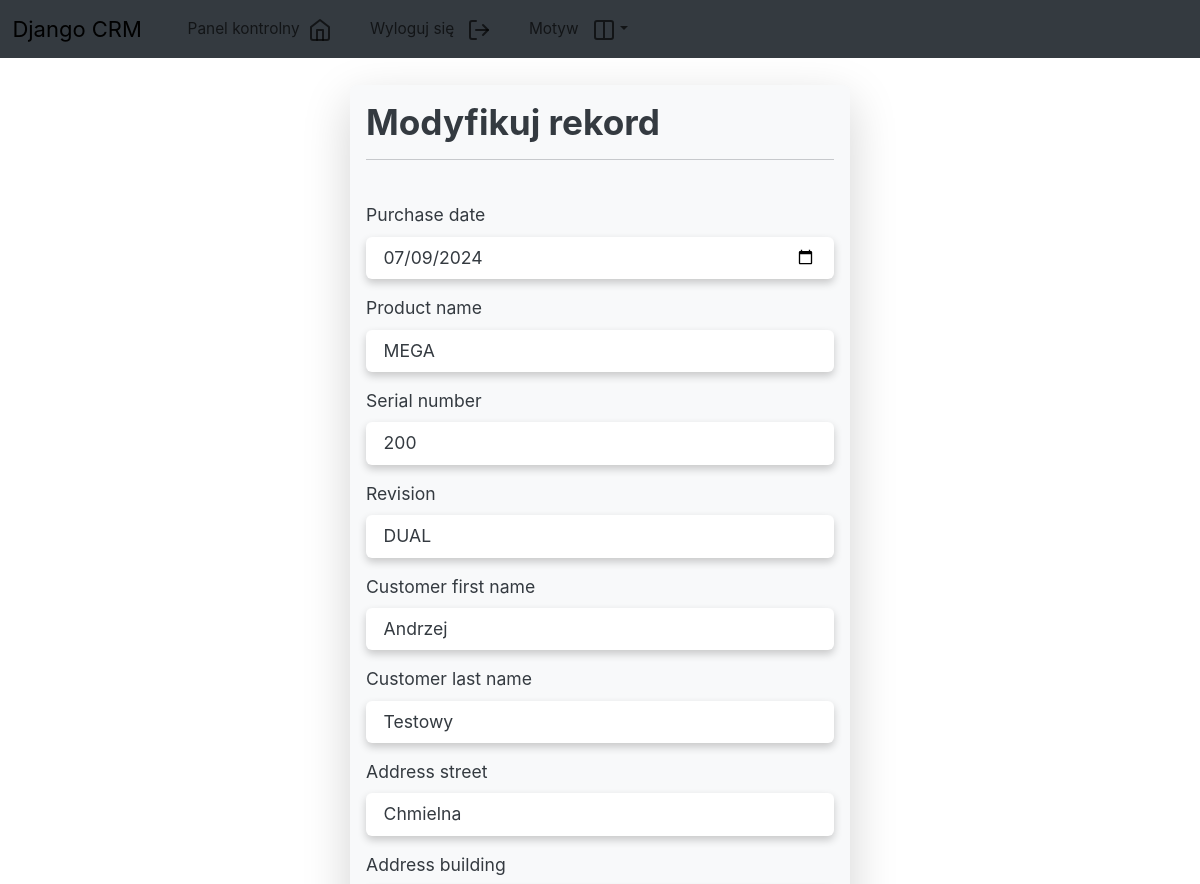
Page /update_record/1 (signed in, upper part) on the earlier database version.
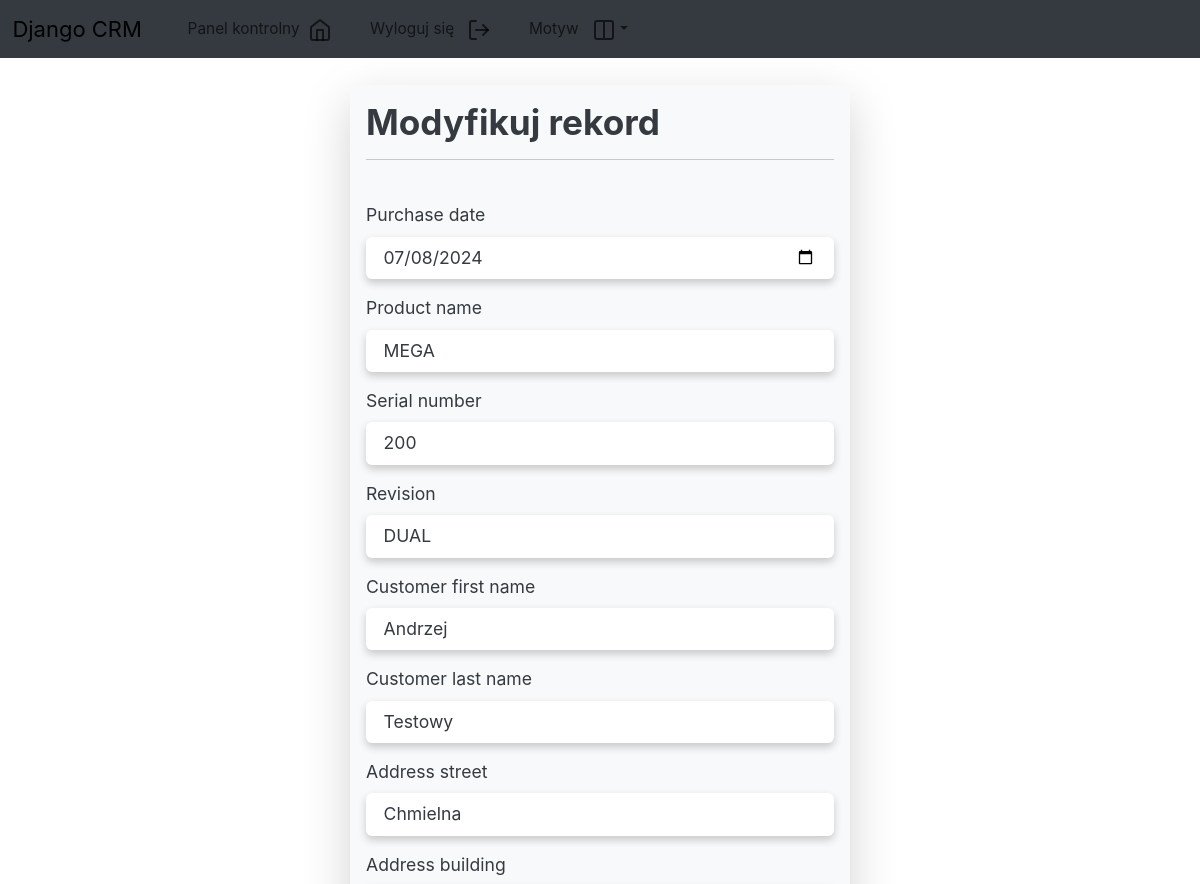
Same page on the later database version.
### webapp/models.py (models this page shows, shortened)
class Record(models.Model):
    creation_date = models.DateTimeField(auto_now_add=True)
    purchase_date = models.DateField(blank=True, null=True)  # Allows blank and NULL
    product_name = models.CharField(max_length=100, blank=True)  # Allows blank
    serial_number = models.CharField(max_length=100, blank=True)  # Allows blank
    revision = models.CharField(max_length=100, blank=True)  # Allows blank
    customer_first_name = models.CharField(max_length=100, blank=True)  # Allows blank
    customer_last_name = models.CharField(max_length=100, blank=True)  # Allows blank
    address_street = models.CharField(max_length=100, blank=True)  # Allows blank
    address_building = models.CharField(max_length=100, blank=True)  # Allows blank
    address_apartment = models.CharField(max_length=100, blank=True)  # Allows blank
    address_city = models.CharField(max_length=100, blank=True)  # Allows blank
    address_postal_code = models.CharField(max_length=100, blank=True)  # Allows blank
    address_country = models.CharField(max_length=100, blank=True)  # Allows blank
    phone_number = models.CharField(max_length=100, blank=True)  # Allows blank
    email = models.EmailField(max_length=100, blank=True)  # Allows blank
    auction_name = models.CharField(max_length=100, blank=True)  # Allows blank
    additional_info = models.TextField(max_length=1000, blank=True)  # Allows blank
    gps_latitude = models.FloatField(null=True, blank=True)  # Allows NULL and blank
    gps_longitude = models.FloatField(null=True, blank=True)  # Allows NULL and blank

### webapp/views.py (the view)
# urls.py: path('update_record/<int:pk>', views.update_record, name='update_record'),
@login_required(login_url='user_login')
def update_record(request, pk):
    record = Record.objects.get(id=pk)
    form = UpdateRecordForm(instance=record)
    if request.method == 'POST':
        form = UpdateRecordForm(request.POST, instance=record)
        if form.is_valid():
            form.save()
            messages.info(request, 'Zmodyfikowałeś rekord!')
            return redirect('dashboard')
    context = {'form': form}
    return render(request, 'webapp/update_record.html', context=context)

### webapp/forms.py
class UpdateRecordForm(forms.ModelForm):
    class Meta:
        model = Record
        fields = ['purchase_date', 'product_name', 'serial_number', 'revision', 'customer_first_name', 'customer_last_name',
                  'address_street', 'address_building', 'address_apartment', 'address_city', 'address_postal_code', 'address_country',
                  'phone_number', 'email', 'auction_name', 'additional_info', 'gps_latitude', 'gps_longitude']
        widgets = {
            'purchase_date': DateInput(attrs={'type': 'date'}),
        }

### webapp/templates/webapp/update_record.html (shortened to what this page needs)
{% extends 'webapp/base.html' %}
{% load crispy_forms_tags %}
{% block content %}
<body>
    <div class="container bg-light shadow-lg p-3 mb-5 rounded form-layout">
        <h2>Modyfikuj rekord</h2>
        <hr>
        <br>
        <form method="POST" autocomplete="off">
            {{form|crispy}}
        </form>
    </div>
</body>
{% endblock %}

Differences in the rows shown:
changed Record "MEGA": purchase_date "07/09/2024" → "07/08/2024"
